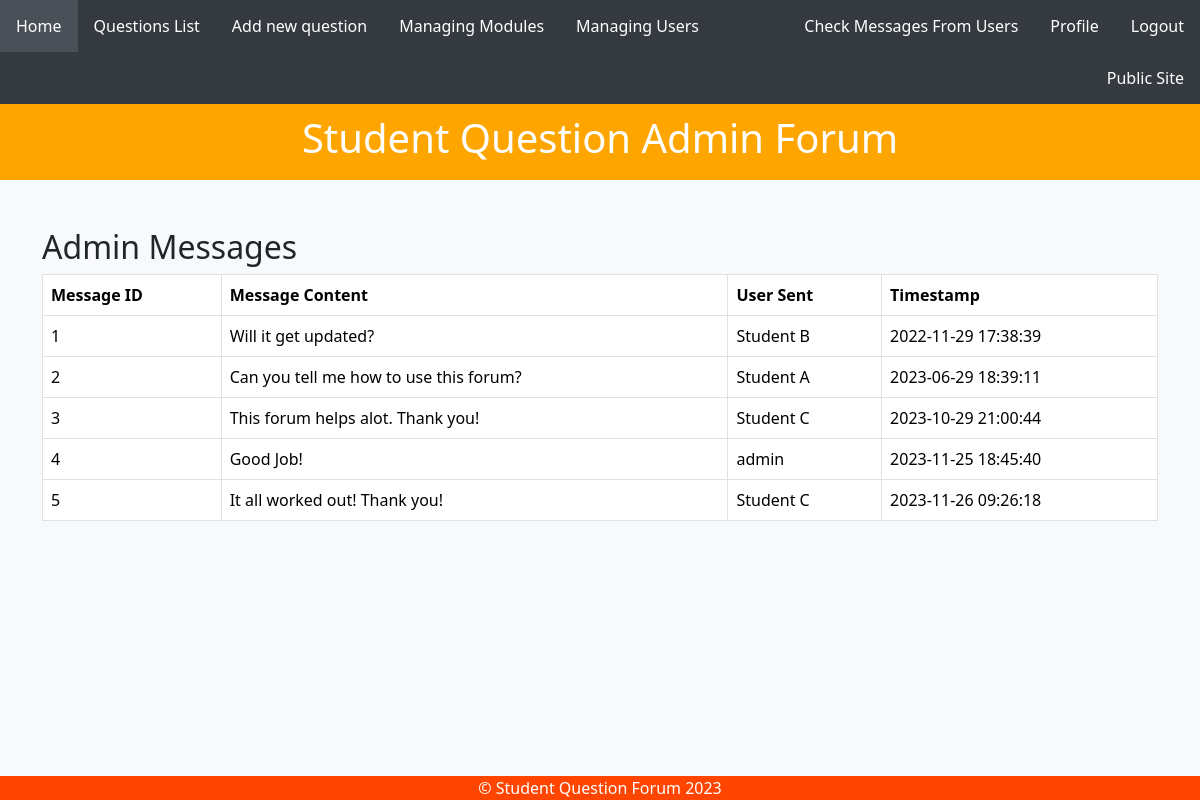
The page /admin/viewadminmessages.php (signed in) on the database its author committed.
### tables this page shows
CREATE TABLE `usermessages` (
  `MessageID` int(11) NOT NULL,
  `MContent` text NOT NULL,
  `UserID` int(11) NOT NULL,
  `MDate` datetime NOT NULL DEFAULT current_timestamp()
);

CREATE TABLE `users` (
  `id` int(11) NOT NULL,
  `Username` varchar(255) NOT NULL,
  `Email` varchar(255) NOT NULL,
  `Password` varchar(255) NOT NULL,
  `admin` varchar(255) DEFAULT NULL
);

### admin/viewadminmessages.php (called while the page is built, shortened)
<?php
include '../includes/DatabaseConnection.php';
include '../includes/DatabaseFunctions.php';
$adminMessages = getAllAdminMessages($pdo);
include '../templates/viewadminmessages.html.php';
include '../templates/adminlayout.html.php';
?>

### includes/DatabaseFunctions.php (called while the page is built, shortened)
<?php
function query($pdo, $sql, $parameters = []) {
    $query = $pdo->prepare($sql);
    $query->execute($parameters);
    return $query;
}
function getAllAdminMessages($pdo) {
    $query = 'SELECT usermessages.MessageID, usermessages.MContent, usermessages.MDate, users.id AS UserID, users.Username
              FROM usermessages
              JOIN users ON usermessages.UserID = users.id';
    $adminMessages = query($pdo, $query);
    return $adminMessages->fetchAll(PDO::FETCH_ASSOC);
}
?>

### templates/viewadminmessages.html.php (the view, shortened to what this page needs)
<!DOCTYPE html>
<html lang="en">
<head>
    <link href="https://cdn.jsdelivr.net/npm/bootstrap@5.3.2/dist/css/bootstrap.min.css" rel="stylesheet">
</head>
<body class="bg-light">
    <div class="container mt-5">
        <h2>Admin Messages</h2>
        <?php if (!empty($adminMessages)): ?>
            <table class="table table-bordered">
                <thead>
                    <tr>
                        <th>Message ID</th>
                        <th>Message Content</th>
                        <th>User Sent</th>
                        <th>Timestamp</th>
                    </tr>
                </thead>
                <tbody>
                    <?php foreach ($adminMessages as $message): ?>
                        <tr>
                            <td><?= htmlspecialchars($message['MessageID'], ENT_QUOTES, 'UTF-8') ?></td>
                            <td><?= htmlspecialchars($message['MContent'], ENT_QUOTES, 'UTF-8') ?></td>
                            <td><?= htmlspecialchars($message['Username'], ENT_QUOTES, 'UTF-8') ?></td>
                            <td><?= htmlspecialchars($message['MDate'], ENT_QUOTES, 'UTF-8') ?></td>
                        </tr>
                    <?php endforeach; ?>
                </tbody>
            </table>
        <?php else: ?>
            <p>No admin messages available.</p>
        <?php endif; ?>
    </div>
</body>
</html>

### templates/admintab.html.php (style rules this page uses)
body { background-color: #f8f9fa; color: #495057; font-family: 'Arial', sans-serif; margin: 0; padding: 0; }

### rows shown on the page
usermessages: MessageID "1", MContent "Will it get updated?", UserID.Username "Student B", MDate "2022-11-29 17:38:39"
usermessages: MessageID "2", MContent "Can you tell me how to use this forum?", UserID.Username "Student A", MDate "2023-06-29 18:39:11"
usermessages: MessageID "3", MContent "This forum helps alot. Thank you!", UserID.Username "Student C", MDate "2023-10-29 21:00:44"
usermessages: MessageID "4", MContent "Good Job!", UserID.Username "admin", MDate "2023-11-25 18:45:40"
usermessages: MessageID "5", MContent "It all worked out! Thank you!", UserID.Username "Student C", MDate "2023-11-26 09:26:18"
